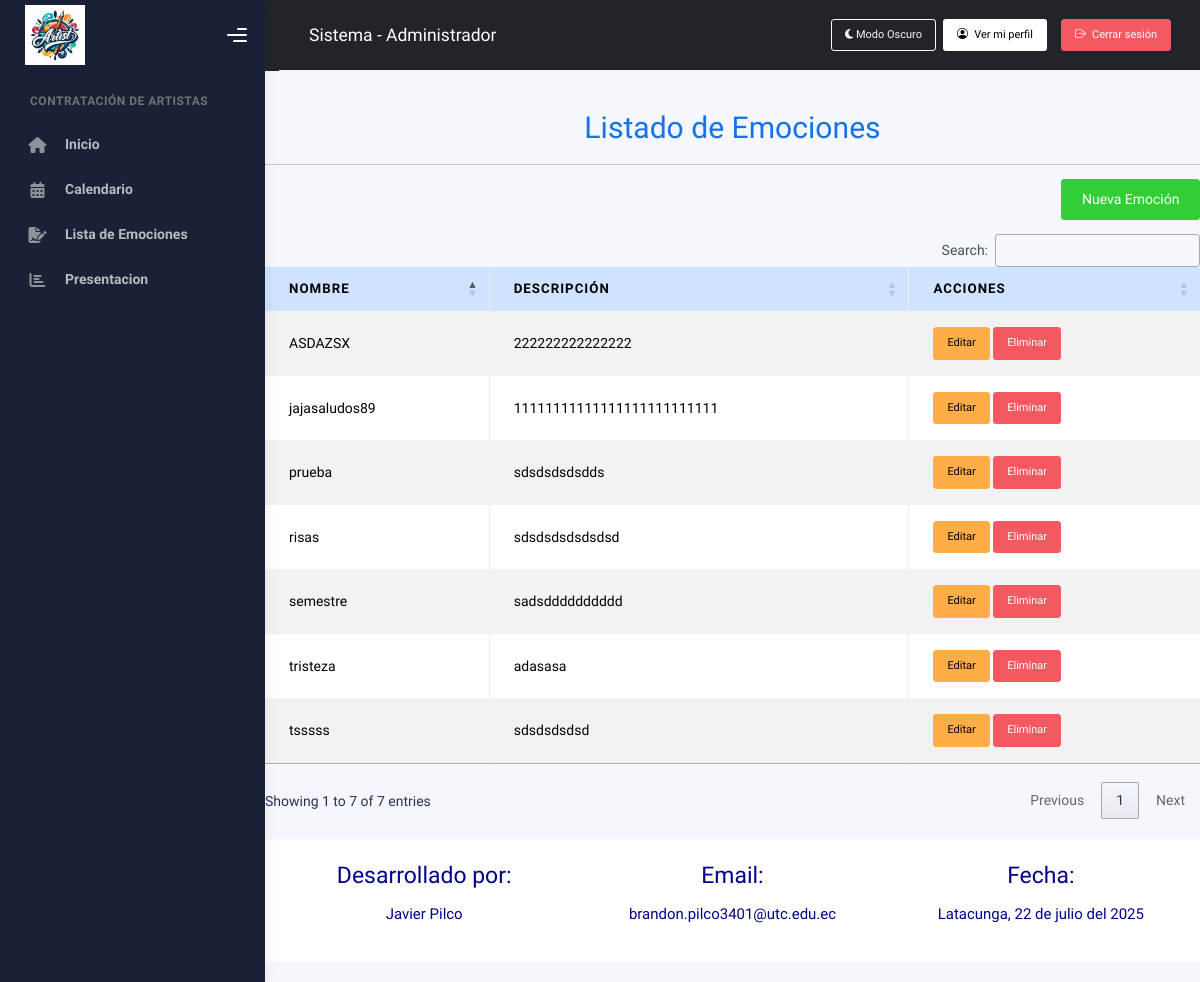
The page /administrador/emociones/ (signed in) on the database its author committed.
### Aplicaciones/Sistema/models.py (models this page shows, shortened)
class Emocion(models.Model):
    nombre = models.CharField(max_length=50)
    descripcion = models.TextField(null=True, blank=True)
    valor = models.IntegerField(default=0)
    class Meta:
        ordering = ['nombre']

### Aplicaciones/Sistema/views.py (the view)
# urls.py: path('administrador/emociones/', views.listar_emociones, name='listar_emociones'),
def listar_emociones(request):
    usuario_id = request.session.get('usuario_id')
    if not usuario_id:
        return redirect('login')
    usuario = Usuario.objects.filter(id=usuario_id).first()
    if not usuario or usuario.rol != 'Administrador':
        messages.error(request, "No tienes permisos para acceder a esta sección.")
        return redirect('panel_usuario')
    emociones = Emocion.objects.all()
    return render(request, 'admin/emociones/listarEmociones.html', {'emociones': emociones})

### Aplicaciones/Sistema/templates/admin/emociones/listarEmociones.html (shortened to what this page needs)
{% extends 'admin/plantilla.html' %}
{% load static %}
{% block contenido %}
<br><br><br>
<div class="container mt-5">
    <h1 class="text-center text-primary">Listado de Emociones</h1>
    <hr>
    <div class="text-end mb-3">
        <a href="{% url 'nueva_emocion' %}" class="btn btn-success">Nueva Emoción</a>
    </div>
    <table class="table table-bordered table-striped table-hover" id="tbl_emocion">
        <thead class="table-primary">
            <tr>
                <th>Nombre</th>
                <th>Descripción</th>
                <th>Acciones</th>
            </tr>
        </thead>
        <tbody>
            {% for emocion in emociones %}
            <tr>
                <td>{{ emocion.nombre }}</td>
                <td>{{ emocion.descripcion|default:"—" }}</td>
                <td>
                    <a href="{% url 'editar_emocion' emocion.id %}" class="btn btn-warning btn-sm">Editar</a>
                    <form method="post" action="{% url 'eliminar_emocion' emocion.id %}" class="d-inline eliminar-form">
                        <button type="submit" class="btn btn-danger btn-sm">Eliminar</button>
                    </form>
                </td>
            </tr>
            {% empty %}
            <tr>
                <td colspan="3" class="text-center">No hay emociones registradas.</td>
            </tr>
            {% endfor %}
        </tbody>
    </table>
</div>
{% endblock %}

### rows shown on the page
Emocion: nombre "ASDAZSX", descripcion "222222222222222"
Emocion: nombre "jajasaludos89", descripcion "11111111111111111111111111"
Emocion: nombre "prueba", descripcion "sdsdsdsdsdds"
Emocion: nombre "risas", descripcion "sdsdsdsdsdsdsd"
Emocion: nombre "semestre", descripcion "sadsdddddddddd"
Emocion: nombre "tristeza", descripcion "adasasa"
Emocion: nombre "tsssss", descripcion "sdsdsdsdsd"
